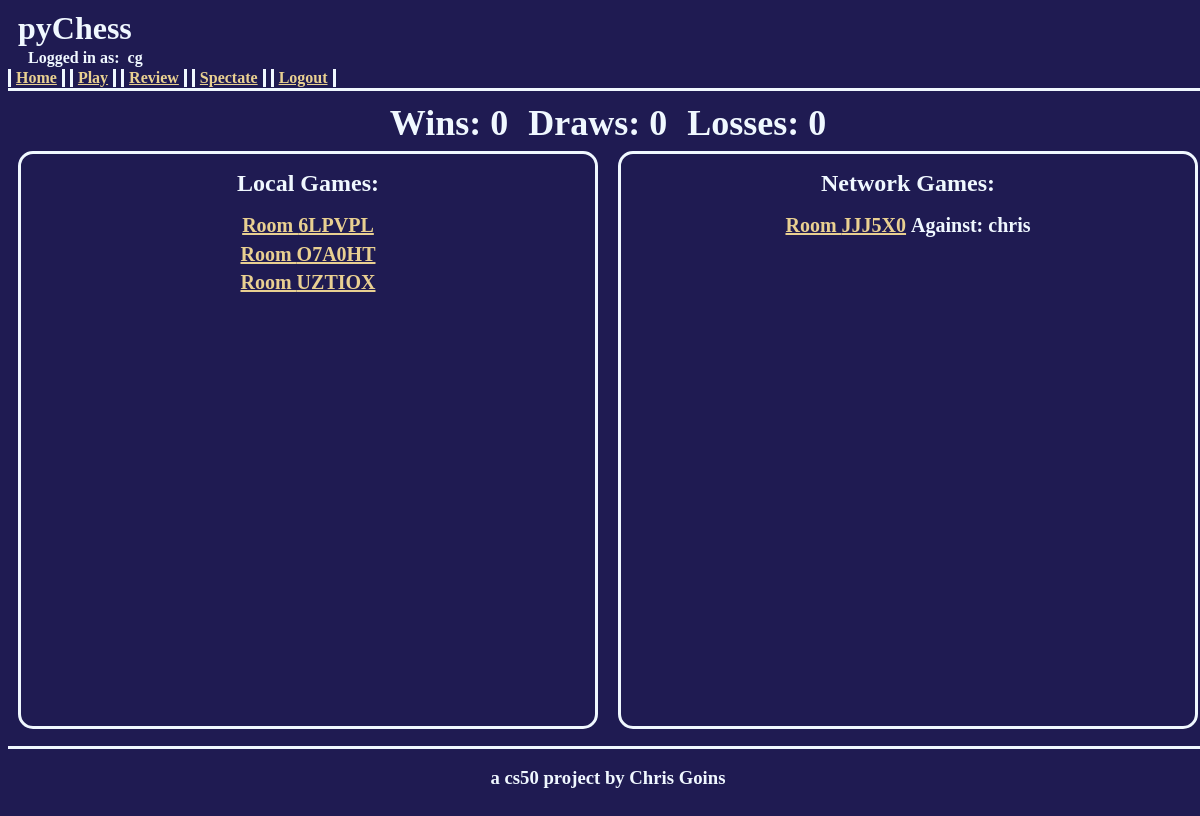
Before: / (signed in) with the older database file.
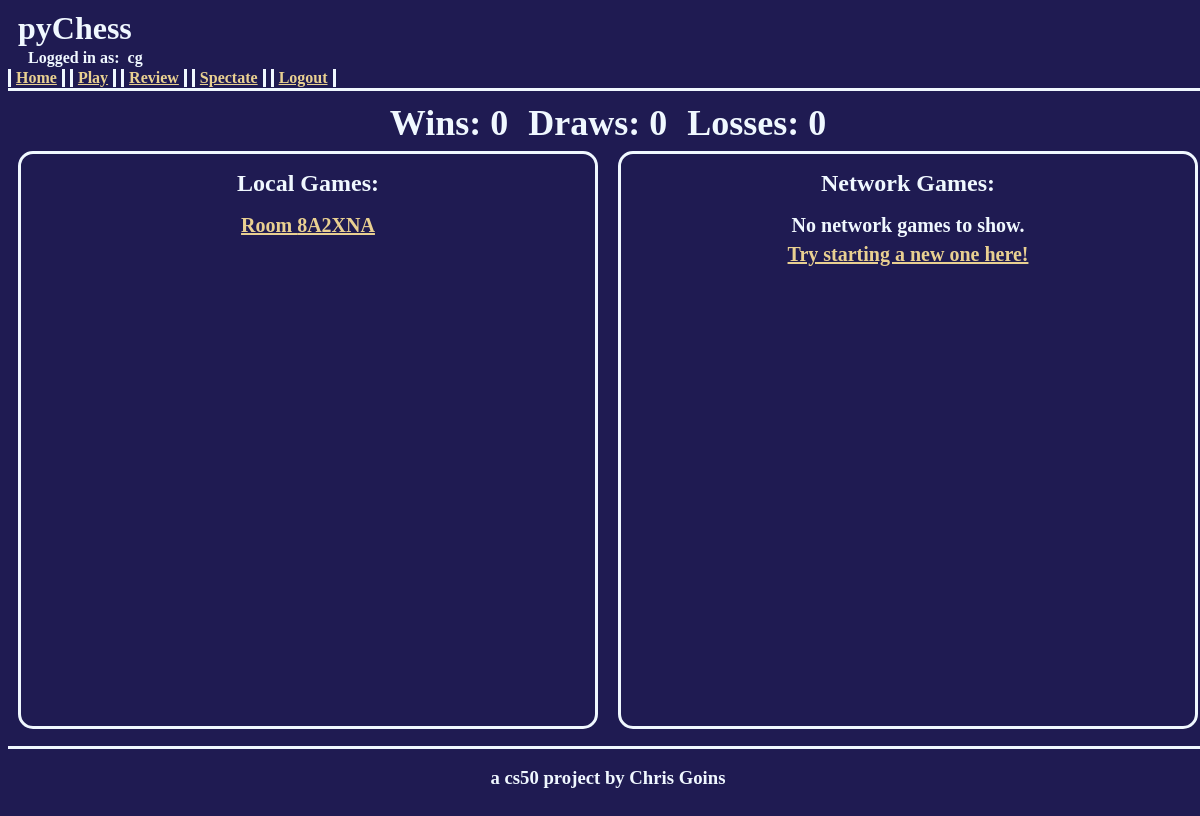
After: the same page with the newer database file.
### pychess/models.py (models this page shows, shortened)
class Game(models.Model):
    roomCode = models.CharField(max_length=6, unique=True, null=True, blank=True)
    player1 = models.ForeignKey(User, on_delete=models.CASCADE, related_name="player1")
    player2 = models.ForeignKey(User, on_delete=models.CASCADE, related_name="player2", null=True, blank=True)
    isActive = models.BooleanField()
    winner = models.ForeignKey(User, on_delete=models.CASCADE, related_name="winner", null=True, blank=True)

class User(AbstractUser):
    pass

### pychess/views.py (the view, shortened to what this page needs)
# urls.py: path("", views.index, name="index"),
def index(request):
    if request.user.is_authenticated:
        localGames = Game.objects.filter(player1 = request.user, player2 = request.user, isActive=True)
        activeNetworkGames = []
        netGameQuery = Game.objects.filter(player1 = request.user, isActive=True).exclude(player2 = request.user)
        for game in netGameQuery:
            activeNetworkGames.append(game)
        netGameQuery = Game.objects.filter(player2 = request.user,isActive=True).exclude(player1 = request.user)
        for game in netGameQuery:
            activeNetworkGames.append(game)
        completedGames = {}
        completedGames['wins'] = 0
        completedGames['draws'] = 0
        completedGames['losses'] = 0
        netGameQuery = Game.objects.filter(player1 = request.user, isActive=False).exclude(player2=request.user)
        netGameQuery = Game.objects.filter(player2 = request.user, isActive=False).exclude(player1=request.user)
        return render(request, 'pychess/index.html', {'localGames':localGames, 'networkGames':activeNetworkGames, 'completedGames':completedGames})
    else:
        return redirect(loginView)

### pychess/templates/pychess/index.html (shortened to what this page needs)
{% extends "pychess/layout.html" %}
{% block body %}
    <div class="playerStats">
        <div class="stat">Wins: {{ completedGames.wins }}</div>
        <div class="stat">Draws: {{ completedGames.draws }}</div>
        <div class="stat">Losses: {{ completedGames.losses }}</div>
    </div>
    <div class="tableContainer">
        <div class="infoTable">
            <div class="infoHeader">Local Games:</div>
            {% for game in localGames %}
                <div class="infoItem">
                    <a href="{% url 'localGame' %}?room={{game.roomCode}}">Room {{ game.roomCode }}</a>
                </div>
            {% empty %}
                <div class="infoItem">No local games to show.</div>
                <div class="infoItem"><a href="{% url 'play' %}">Try starting a new one here!</a></div>
            {% endfor %}
        </div>
        <div class="infoTable">
            <div class="infoHeader">Network Games:</div>
            {% for game in networkGames %}
                <div class="infoItem">
                    <a href="{% url 'networkGame' %}?room={{game.roomCode}}">Room {{ game.roomCode }}</a>
                    {% if game.player2 %}
                        {% if request.user == game.player1 %}
                            <span>Against: {{ game.player2 }}</span>
                        {% else %}
                            <span>Against: {{ game.player1 }}</span>
                        {% endif %}
                    {% else %}
                        <span>Waiting on player</span>
                    {% endif %}
                </div>
            {% empty %}
                <div class="infoItem">No network games to show.</div>
                <div class="infoItem"><a href="{% url 'play' %}">Try starting a new one here!</a></div>
            {% endfor %}
        </div>
    </div>
{% endblock %}

Changed rows visible on the page:
removed Game: roomCode "6LPVPL"
removed Game: roomCode "O7A0HT"
removed Game: roomCode "UZTIOX"
removed Game: roomCode "JJJ5X0", player2 "chris"
added Game: roomCode "8A2XNA"
Other visible differences:
text now shown: "No network games to show. Try starting a new one here!"
